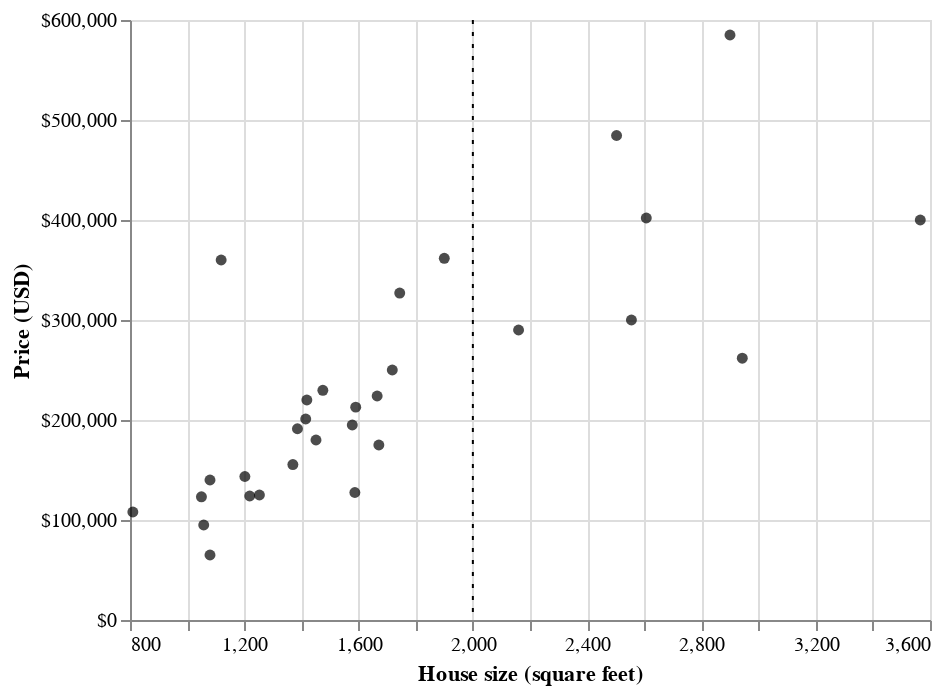

The notebook cell saved with this chart:
### Markdown cell above
Next let's say we come across a  2,000 square-foot house in Sacramento we are
interested in purchasing, with an advertised list price of \$350,000. Should we
offer to pay the asking price for this house, or is it overpriced and we should
offer less? Absent any other information, we can get a sense for a good answer
to this question by using the data we have to predict the sale price given the
sale prices we have already observed. But in {numref}`fig:07-small-eda-regr`,
you can see that we have no
observations of a house of size *exactly* 2,000 square feet. How can we predict
the sale price?

### Code cell
small_plot = (
    alt.Chart(small_sacramento)
    .mark_circle(color='black')
    .encode(
        x=alt.X("sqft", title="House size (square feet)", scale=alt.Scale(zero=False)),
        y=alt.Y("price", title="Price (USD)", axis=alt.Axis(format='$,.0f')),
    )
)

# add an overlay to the base plot
line_df = pd.DataFrame({"x": [2000]})
rule = alt.Chart(line_df).mark_rule(strokeDash=[2, 4]).encode(x="x")

small_plot + rule

### Figure 1 — Vega-Lite specification as saved in the notebook (floating-point values rounded to 4 significant figures)
{"config": {"view": {"continuousWidth": 400, "continuousHeight": 300}}, "layer": [{"data": {"name": "data-6c4310a56276bc91345edbce6cd7e9e4"}, "mark": {"type": "circle", "color": "black"}, "encoding": {"x": {"field": "sqft", "scale": {"zero": false}, "title": "House size (square feet)", "type": "quantitative"}, "y": {"axis": {"format": "$,.0f"}, "field": "price", "title": "Price (USD)", "type": "quantitative"}}}, {"data": {"name": "data-dede3f53429ab08afa6de2a4430fc887"}, "mark": {"type": "rule", "strokeDash": [2, 4]}, "encoding": {"x": {"field": "x", "type": "quantitative"}}}], "$schema": "https://vega.github.io/schema/vega-lite/v4.17.0.json", "datasets": {"data-6c4310a56276bc91345edbce6cd7e9e4": [{"city": "ELK_GROVE", "zip": "z95758", "beds": 3, "baths": 3.0, "sqft": 2503, "type": "Residential", "price": 484500, "latitude": 38.41, "longitude": -121.4}, {"city": "ROCKLIN", "zip": "z95765", "beds": 4, "baths": 2.0, "sqft": 2607, "type": "Residential", "price": 402000, "latitude": 38.81, "longitude": -121.3}, {"city": "SACRAMENTO", "zip": "z95833", "beds": 3, "baths": 1.0, "sqft": 1080, "type": "Residential", "price": 140000, "latitude": 38.62, "longitude": -121.5}, {"city": "SACRAMENTO", "zip": "z95838", "beds": 3, "baths": 2.0, "sqft": 1219, "type": "Residential", "price": 124000, "latitude": 38.66, "longitude": -121.5}, {"city": "SACRAMENTO", "zip": "z95826", "beds": 3, "baths": 2.0, "sqft": 1451, "type": "Residential", "price": 180000, "latitude": 38.56, "longitude": -121.4}, {"city": "RANCHO_CORDOVA", "zip": "z95670", "beds": 3, "baths": 2.0, "sqft": 1671, "type": "Residential", "price": 175000, "latitude": 38.59, "longitude": -121.3}, {"city": "SACRAMENTO", "zip": "z95823", "beds": 4, "baths": 2.0, "sqft": 1900, "type": "Residential", "price": 361745, "latitude": 38.49, "longitude": -121.5}, {"city": "CITRUS_HEIGHTS", "zip": "z95621", "beds": 4, "baths": 2.0, "sqft": 1419, "type": "Residential", "price": 220000, "latitude": 38.7, "longitude": -121.3}, {"city": "SACRAMENTO", "zip": "z95823", "beds": 4, "baths": 2.0, "sqft": 1590, "type": "Residential", "price": 212864, "latitude": 38.45, "longitude": -121.4}, {"city": "ANTELOPE", "zip": "z95843", "beds": 4, "baths": 2.0, "sqft": 2160, "type": "Residential", "price": 290000, "latitude": 38.7, "longitude": -121.4}, {"city": "LINCOLN", "zip": "z95648", "beds": 5, "baths": 4.0, "sqft": 3566, "type": "Residential", "price": 400000, "latitude": 38.9, "longitude": -121.3}, {"city": "SACRAMENTO", "zip": "z95822", "beds": 3, "baths": 1.0, "sqft": 1058, "type": "Residential", "price": 95000, "latitude": 38.49, "longitude": -121.5}, {"city": "SACRAMENTO", "zip": "z95823", "beds": 3, "baths": 2.0, "sqft": 1386, "type": "Residential", "price": 191250, "latitude": 38.48, "longitude": -121.4}, {"city": "SACRAMENTO", "zip": "z95828", "beds": 4, "baths": 2.0, "sqft": 1587, "type": "Residential", "price": 127500, "latitude": 38.49, "longitude": -121.4}, {"city": "SACRAMENTO", "zip": "z95822", "beds": 2, "baths": 1.0, "sqft": 810, "type": "Residential", "price": 108000, "latitude": 38.52, "longitude": -121.5}, {"city": "SACRAMENTO", "zip": "z95834", "beds": 3, "baths": 2.0, "sqft": 1202, "type": "Residential", "price": 143500, "latitude": 38.63, "longitude": -121.5}, {"city": "LINCOLN", "zip": "z95648", "beds": 4, "baths": 3.0, "sqft": 2943, "type": "Residential", "price": 261800, "latitude": 38.88, "longitude": -121.3}, {"city": "RIO_LINDA", "zip": "z95673", "beds": 4, "baths": 2.0, "sqft": 1475, "type": "Residential", "price": 229665, "latitude": 38.7, "longitude": -121.5}, {"city": "SACRAMENTO", "zip": "z95838", "beds": 3, "baths": 2.0, "sqft": 1370, "type": "Residential", "price": 155435, "latitude": 38.65, "longitude": -121.4}, {"city": "SACRAMENTO", "zip": "z95816", "beds": 2, "baths": 2.0, "sqft": 1119, "type": "Condo", "price": 360000, "latitude": 38.54, "longitude": -121.5}, {"city": "SACRAMENTO", "zip": "z95822", "beds": 4, "baths": 2.0, "sqft": 1253, "type": "Residential", "price": 125000, "latitude": 38.48, "longitude": -121.5}, {"city": "ELK_GROVE", "zip": "z95624", "beds": 6, "baths": 3.0, "sqft": 2555, "type": "Residential", "price": 300000, "latitude": 38.4, "longitude": -121.3}, {"city": "CAMERON_PARK", "zip": "z95682", "beds": 3, "baths": 1.5, "sqft": 1415, "type": "Residential", "price": 201000, "latitude": 38.69, "longitude": -121.0}, {"city": "SACRAMENTO", "zip": "z95824", "beds": 3, "baths": 1.0, "sqft": 1050, "type": "Residential", "price": 123225, "latitude": 38.52, "longitude": -121.4}, {"city": "FOLSOM", "zip": "z95630", "beds": 5, "baths": 3.0, "sqft": 2900, "type": "Residential", "price": 585000, "latitude": 38.67, "longitude": -121.1}, {"city": "SACRAMENTO", "zip": "z95835", "beds": 3, "baths": 2.5, "sqft": 1718, "type": "Residential", "price": 250000, "latitude": 38.68, "longitude": -121.5}, {"city": "ROSEVILLE", "zip": "z95678", "beds": 3, "baths": 2.0, "sqft": 1744, "type": "Residential", "price": 326951, "latitude": 38.77, "longitude": -121.3}, {"city": "SACRAMENTO", "zip": "z95842", "beds": 4, "baths": 2.0, "sqft": 1578, "type": "Residential", "price": 195000, "latitude": 38.69, "longitude": -121.3}, {"city": "SACRAMENTO", "zip": "z95817", "beds": 2, "baths": 1.0, "sqft": 1080, "type": "Residential", "price": 65000, "latitude": 38.54, "longitude": -121.5}, {"city": "SACRAMENTO", "zip": "z95834", "beds": 3, "baths": 2.0, "sqft": 1665, "type": "Residential", "price": 224000, "latitude": 38.63, "longitude": -121.5}], "data-dede3f53429ab08afa6de2a4430fc887": [{"x": 2000}]}}
